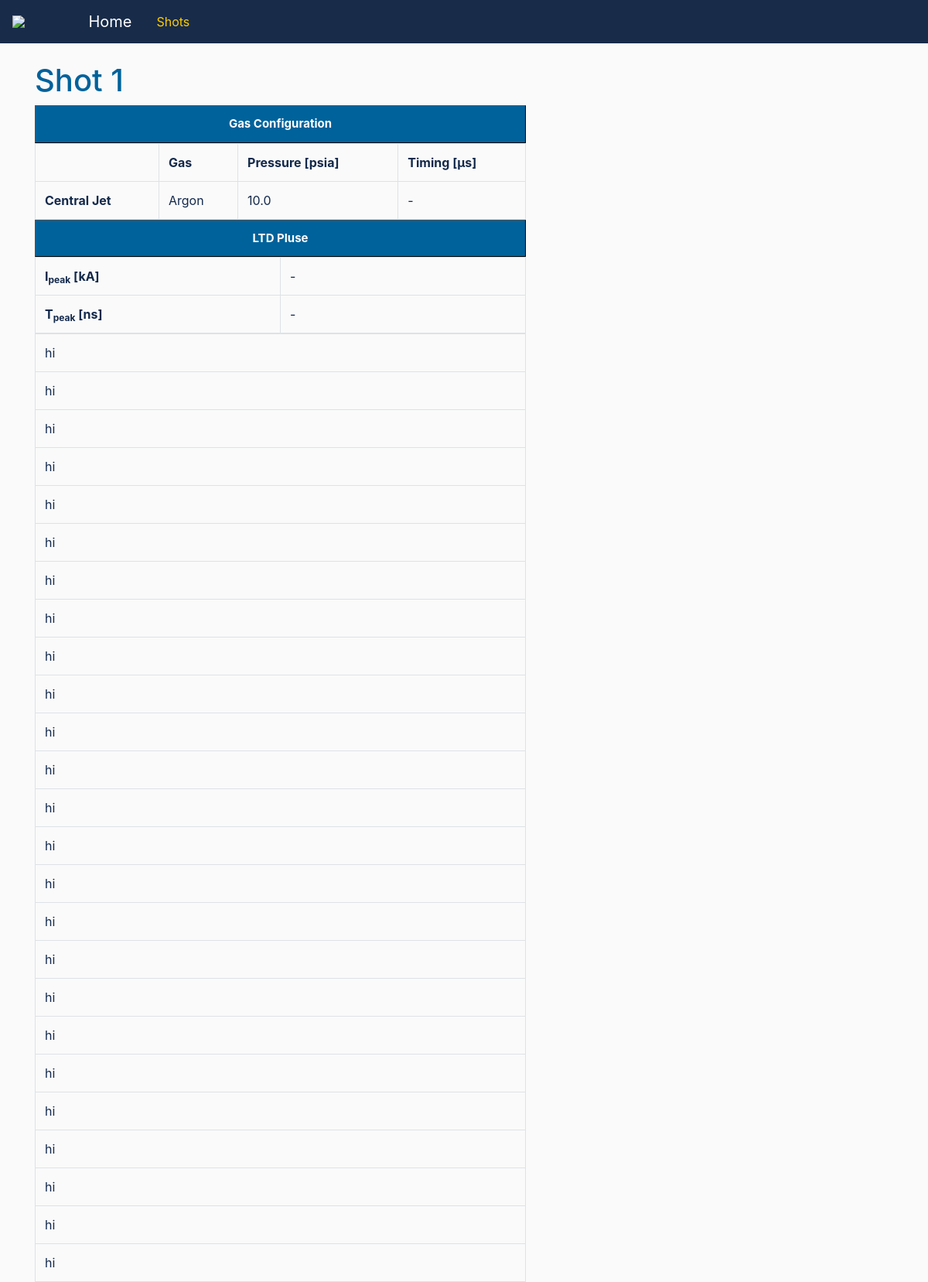
The app's page /shot/1, older data.
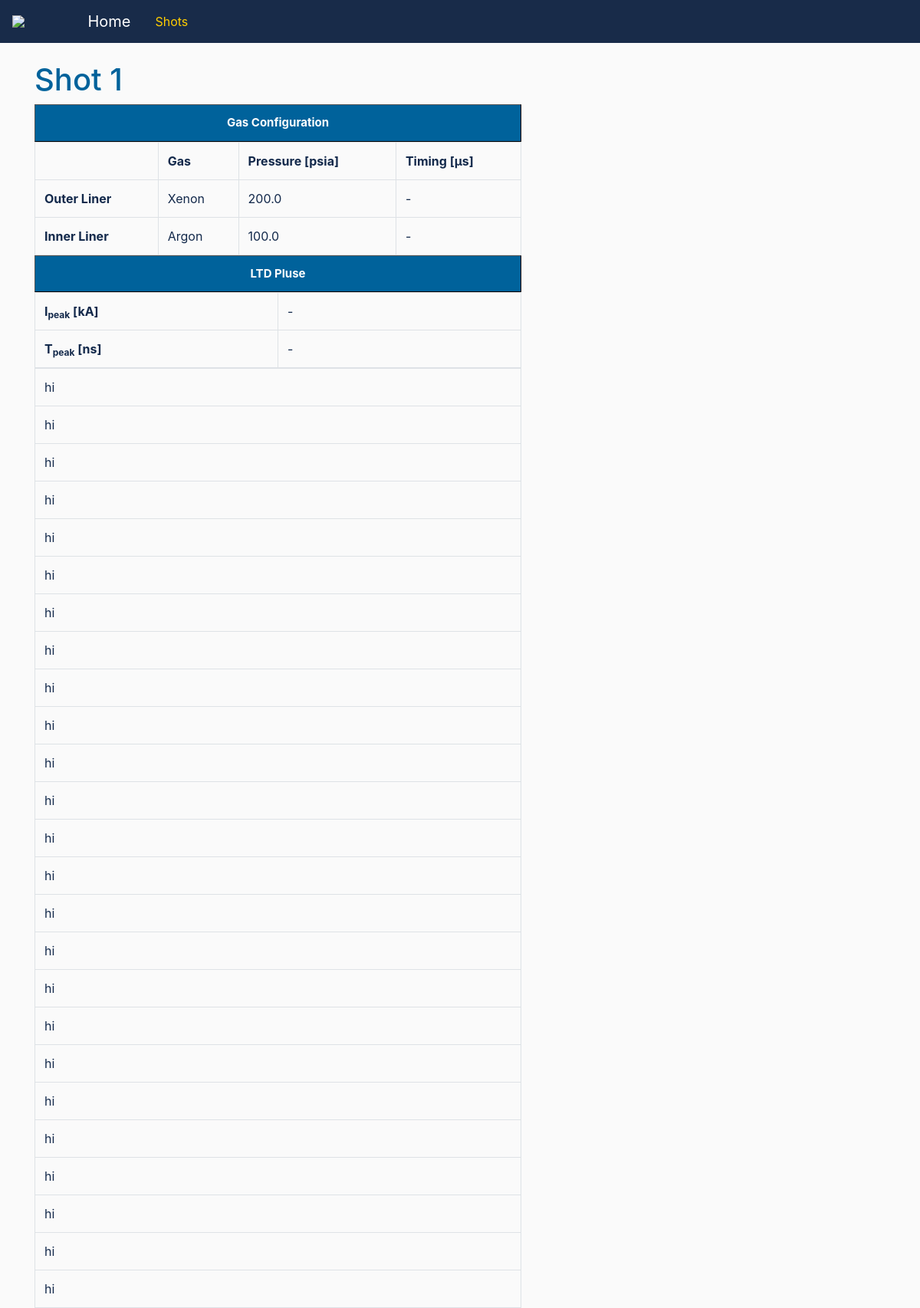
The same page, newer data.
### shots/models.py (models this page shows, shortened)
class Shot(models.Model):
    time = models.DateTimeField()
    num = models.IntegerField(null=True, blank=True)
    gasConfig = models.ForeignKey(GasConfig, on_delete=models.PROTECT, null=True, related_name='shot')
    outer_press = models.FloatField(null=True, blank=True)
    inner_press = models.FloatField(null=True, blank=True)
    target_press = models.FloatField(null=True, blank=True)
    outer_timing = models.IntegerField(null=True, blank=True)
    inner_timing = models.IntegerField(null=True, blank=True)
    target_timing = models.IntegerField(null=True, blank=True)
    current = models.FloatField(null=True, blank=True)
    current_time = models.FloatField(null=True, blank=True)
    dip_time = models.FloatField(null=True, blank=True)
    cavity_v = models.FloatField(null=True, blank=True, default=60)
    cavity_p = models.FloatField(null=True, blank=True, default=77)
    trigger_v = models.FloatField(null=True, blank=True, default=60)
    trigger_p = models.FloatField(null=True, blank=True, default=35)
    maxwell_p = models.FloatField(null=True, blank=True, default=60)
    premag_v = models.FloatField(null=True, blank=True)
    premag_t = models.FloatField(null=True, blank=True)
    pressure = models.FloatField(null=True, blank=True)

class GasConfig(models.Model):
            outer = models.ForeignKey(Gas, on_delete=models.CASCADE, null=True, blank=True, related_name='outer')
            inner = models.ForeignKey(Gas, on_delete=models.CASCADE, null=True, blank=True, related_name='inner')
            target = models.ForeignKey(Gas, on_delete=models.CASCADE, null=True, blank=True, related_name='target')

class Gas(models.Model):
    gas = models.CharField(max_length=20)
    chemical_symbol = models.CharField(max_length=10)
    def __str__(self):
        return self.gas

### shots/views.py (the view)
# urls.py: path("shot/<int:pk>", views.ShotDetailView.as_view(), name='shot-detail'),
class ShotDetailView(generic.DetailView):
    model = Shot

### shots/templates/shots/shot_detail.html (shortened to what this page needs)
{% extends "shots/base.html" %}
{% block content %}
  <h1 style="color:#00629B">Shot {{shot.num}}</h1>
  <div class='row'>
    <div class='col-sm-7'>
      <button type="button" class="collapsible">Gas Configuration</button>
      <div class='content' style="display: block">
        <table class='table table-bordered' style="color:#13294b">
          <tr>
            <th></th>
            <th>Gas</th>
            <th>Pressure [psia]</th>
            <th>Timing [&#956;s]</th>
          </tr>
          {% if shot.gasConfig.outer %}
          <tr>
              <th>Outer Liner</th>
              <td>{{shot.gasConfig.outer}}</td>
              {% if shot.outer_press %}
                <td>{{shot.outer_press}}</td>
              {% else %}
                <td>-</td>
              {% endif %}
              {% if shot.outer_timing %}
                <td>{{shot.outer_timing}}</td>
              {% else %}
                <td>-</td>
              {% endif %}
          </tr>
          {% endif %}
          {% if shot.gasConfig.inner %}
          <tr>
              <th>Inner Liner</th>
              <td>{{shot.gasConfig.inner}}</td>
              {% if shot.inner_press %}
                <td>{{shot.inner_press}}</td>
              {% else %}
                <td>-</td>
              {% endif %}
              {% if shot.inner_timing %}
                <td>{{shot.inner_timing}}</td>
              {% else %}
                <td>-</td>
              {% endif %}
          </tr>
          {% endif %}
          {% if shot.gasConfig.target %}
          <tr>
              <th>Central Jet</th>
              <td>{{shot.gasConfig.target}}</td>
              {% if shot.target_press %}
                <td>{{shot.target_press}}</td>
              {% else %}
                <td>-</td>
              {% endif %}
              {% if shot.target_timing %}
                <td>{{shot.target_timing}}</td>
              {% else %}
                <td>-</td>
              {% endif %}
          </tr>
          {% endif %}
        </table>
      </div>
      <button type="button" class="collapsible">LTD Pluse</button>
      <div class='content' style="display: block">
        <table class='table table-bordered ' style="color:#13294b">
          <tr>
            <th width='50%'>I<sub>peak</sub> [kA]</th>
            <td>
            {% if shot.current %}
              {{shot.current}}
            {% else %}
              -
            {% endif %}
            </td>
          </tr>
          <tr>
            <th>T<sub>peak</sub> [ns]</th>
            <td>
            {% if shot.current_time %}
              {{shot.current_time}}
            {% else %}
              -
            {% endif %}
            </td>
          </tr>
        </table>
      </div>
      <table class='table table-bordered ' style="color:#13294b">
          <tr><td colspan='2'>hi</td></tr>
          <tr><td>hi</td></tr>
          <tr><td>hi</td></tr>
          <tr><td>hi</td></tr>
          <tr><td>hi</td></tr>
          <tr><td>hi</td></tr>
          <tr><td>hi</td></tr>
          <tr><td>hi</td></tr>
          <tr><td>hi</td></tr>
          <tr><td>hi</td></tr>
          <tr><td>hi</td></tr>
          <tr><td>hi</td></tr>
          <tr><td>hi</td></tr>
          <tr><td>hi</td></tr>
          <tr><td>hi</td></tr>
          <tr><td>hi</td></tr>
          <tr><td>hi</td></tr>
          <tr><td>hi</td></tr>
          <tr><td>hi</td></tr>
          <tr><td>hi</td></tr>
          <tr><td>hi</td></tr>
          <tr><td>hi</td></tr>
          <tr><td>hi</td></tr>
          <tr><td>hi</td></tr>
          <tr><td>hi</td></tr>
      </table>
    </div>
    <div class='col-sm-5'>
      <div class='sticky'>
      </div>
    </div>
  </div>
{% endblock content %}

Row changes from the older to the newer data that the page shows:
changed Shot "Argon": gasConfig_id 2 → 6 (drawn); gasConfig.outer (not shown) → "Xenon"; outer_press (not shown) → "200.0"; gasConfig.inner (not shown) → "Argon"; inner_press (not shown) → "100.0"; gasConfig.target "Argon" → (not shown); target_press "10.0" → (not shown)
Text that changed along with them:
text no longer shown: "Central Jet"
text now shown: "Outer Liner Inner Liner"
